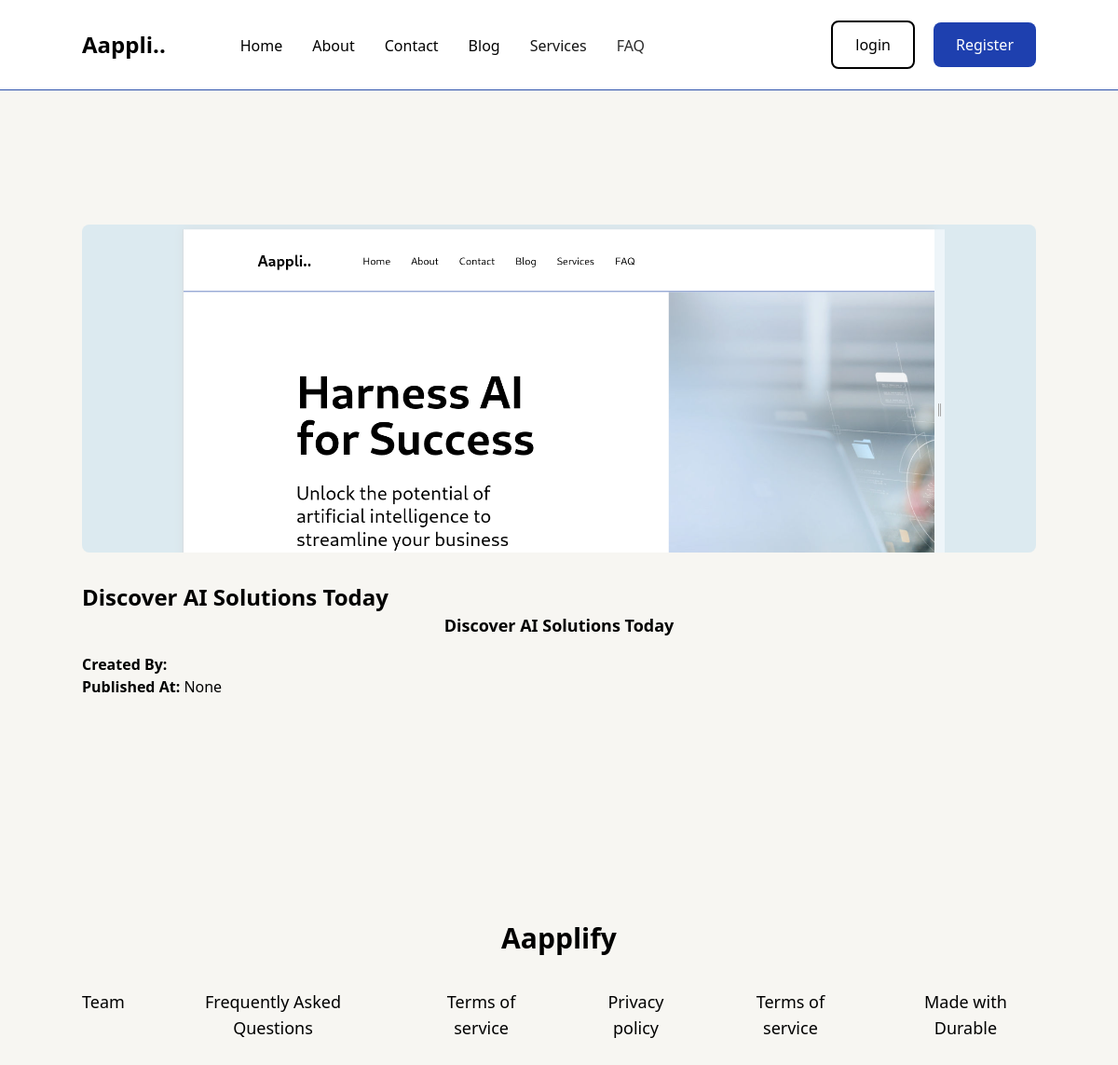
The app's page /blog/4/ with its own data.
### mainapp/models.py (models this page shows, shortened)
class BlogPost(BaseModel):
    title = models.CharField(_("Blog Title"), max_length=255, unique=True)
    slug = models.SlugField(_("Blog Slug"), unique=True)
    thumbnail = models.ImageField(_("Blog Thumbnail"), upload_to='blog/')
    created_by = models.ForeignKey("authentication.User", verbose_name=_("Created By The User"), on_delete=models.CASCADE)
    body = CKEditor5Field('Text', config_name='extends')
    is_accepted = models.BooleanField(_("Blog accepted"), default=False)
    published_at = models.DateTimeField(blank=True, null=True)
    class Meta:
        ordering = ['-published_at']

### mainapp/views.py (the view)
# urls.py: path('blog/', BlogView.as_view(), name='main_blog'),
class BlogView(View):
    def get(self, request, blog_id=None):
        if blog_id:
            blog = get_object_or_404(BlogPost, id=blog_id)
            return render(request, 'pages/blog_detail.html', {'blog': blog})
        blogs = BlogPost.objects.filter(is_accepted=True)
        return render(request, 'pages/blog.html', {'blogs': blogs})

### templates/pages/blog_detail.html
{% extends "mainbase.html" %}
{% load static %}
{% block content %}
<section class="bg-[#F7F6F2]">
    <div class="container py-36">
        <div class="">
            <div class="w-full h-96 pb-8">
                <img class="w-full rounded-lg h-full object-cover object-center" src="{{ blog.thumbnail.url }}" alt="{{ blog.title }}">
            </div>
            <h1 class="text-2xl font-semibold">{{ blog.title }}</h1>
            <div class="text-lg pb-4 text-left">
                {{ blog.body|safe }}
            </div>
            <p><strong>Created By:</strong> {{ blog.created_by.username }}</p>
            <p><strong>Published At:</strong> {{ blog.published_at }}</p>
        </div>
    </div>
{% endblock content %}

### static/css/navbar.css (style rules this page uses)
.container { max-width: 1920px; margin: auto; }
@media screen and (max-width: 1400px) { .container { max-width: 1120px; } }
@media screen and (max-width: 1200px) { .container { max-width: 940px; } }
*,html { margin: 0; padding: 0; box-sizing: border-box; }

### records on screen
BlogPost: thumbnail (picture), title "Discover AI Solutions Today", body "Discover AI Solutions Today", published_at "None"
